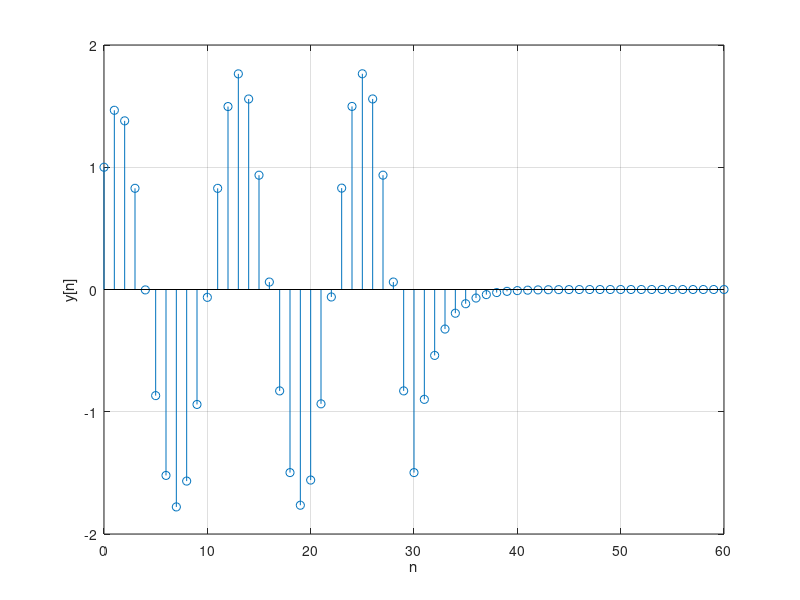

This figure's MATLAB source:
n = 0:1:30;
u = ones(size(n));  % u[n]
x = cos(n.*pi./6).*u; % x[n]
h = (0.6).^n .* u;  % h[n]
y = conv(x, h); 

n_y = 0:length(y)-1;  % y[n]

stem(n_y, y);
xlabel('n');
ylabel('y[n]');
grid;
